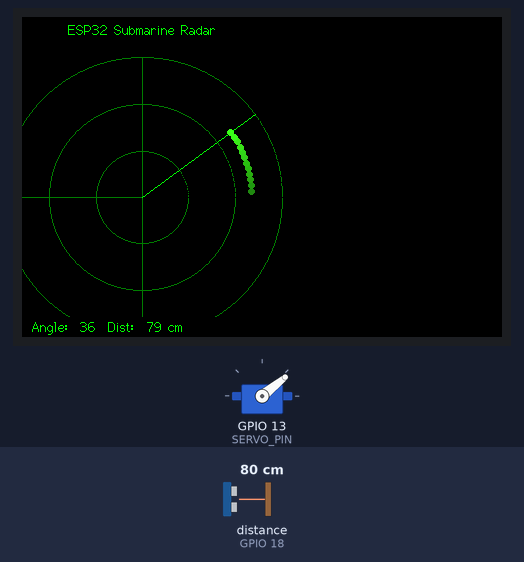
The sketch below on a simulated ESP32. Shown: servo, 480×320 colour display. Wiring (inferred from the names in the program): ultrasonic range finder: trigger GPIO 5; echo GPIO 18. Inputs (shaded band) come from the test bench; at power-on: distance to the obstacle (sensor on GPIO 18) 80 cm. The echo pulse lasts 58.3 µs per cm; what the sketch prints to the serial monitor is not drawn.

Above: at 1.58 s.
1.6 s: distance to the obstacle (sensor on GPIO 18) set to 96 cm
At 3.48 s:
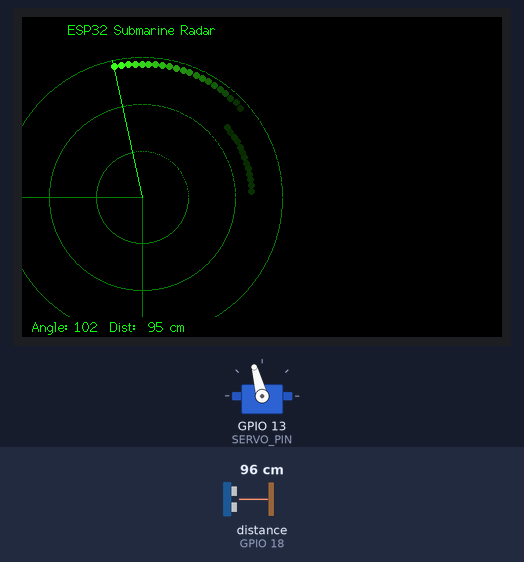
3.6 s: distance to the obstacle (sensor on GPIO 18) set to 103 cm
At 4.0 s:
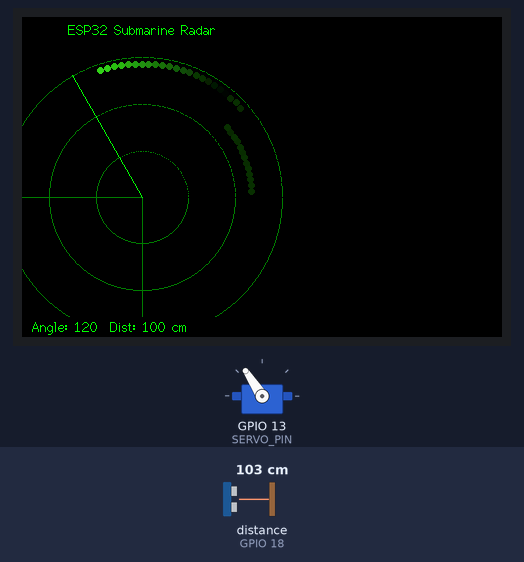
5.7 s: distance to the obstacle (sensor on GPIO 18) set to 9 cm
At 6.89 s:
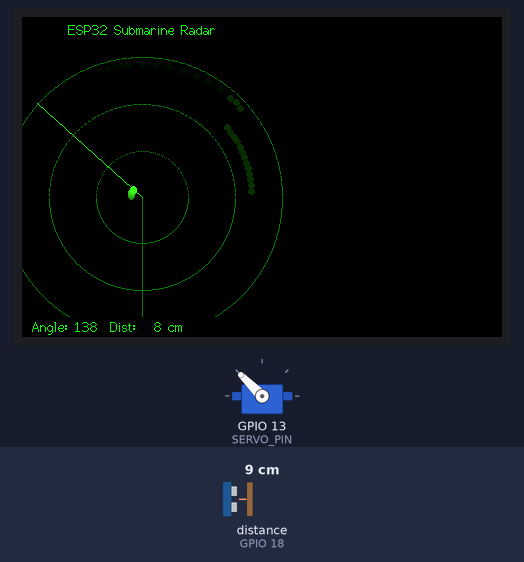
8.1 s: distance to the obstacle (sensor on GPIO 18) set to 60 cm
At 8.28 s:
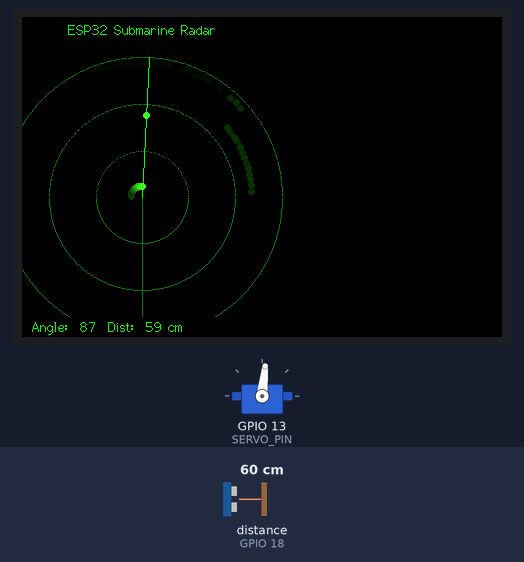
10.2 s: distance to the obstacle (sensor on GPIO 18) set to 183 cm
At 11.44 s:
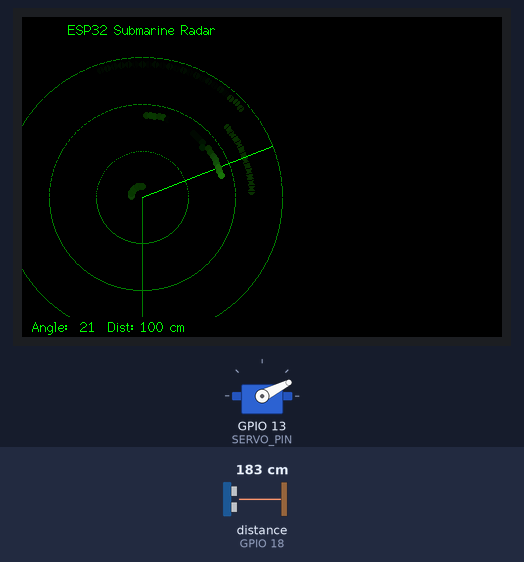
15.1 s: distance to the obstacle (sensor on GPIO 18) set to 35 cm
At 15.42 s:
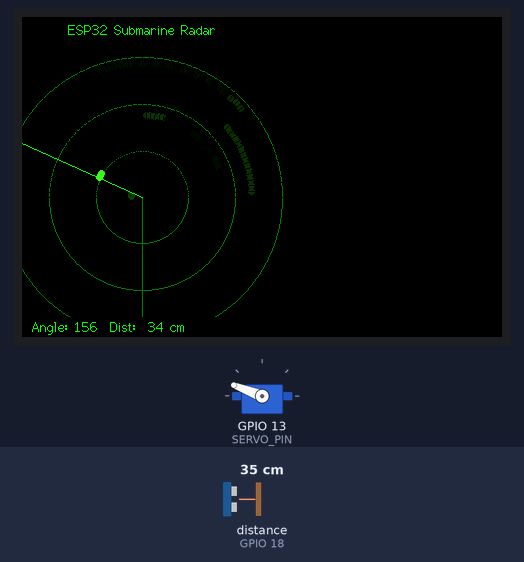
Timing chart, 0 to 18.0 s (numbered marks = the images above; inputs shaded):
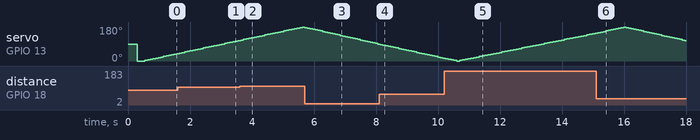

The sketch:

Rader.ino
```cpp
#include <ESP32Servo.h>
#include <TFT_eSPI.h>
#include <SPI.h>

// --- Pins ---
#define TRIG_PIN 5
#define ECHO_PIN 18
#define SERVO_PIN 13

// --- Display setup ---
#define SCREEN_W 240
#define SCREEN_H 320
#define CENTER_X (SCREEN_W / 2)
#define CENTER_Y (SCREEN_H / 2 + 20)
#define MAX_DISTANCE 100
#define RADAR_RADIUS 140

Servo servo;
TFT_eSPI tft = TFT_eSPI();

// Shared data
struct RadarData {
  int angle;
  int distance;
  bool updated;
};
RadarData radarData;
SemaphoreHandle_t dataMutex;

// Blip tracking
struct Blip {
  float angle;
  int distance;
  uint32_t fadeTime;
};
Blip blips[20];
int blipCount = 0;

// --- Task handles ---
TaskHandle_t taskScanHandle;
TaskHandle_t taskDisplayHandle;
TaskHandle_t taskLoggerHandle;

// --- Function declarations ---
long measureDistance();
void drawRadarBase();
void addBlip(float angle, int distance);
void drawBlips();
int mapX(float angleDeg, int dist);
int mapY(float angleDeg, int dist);

// ============================================================
//  Task: Scan (servo + distance measurement)
// ============================================================
void TaskScan(void *pvParameters) {
  int direction = 1;
  int angle = 0;

  while (true) {
    servo.write(angle);               // keep normal rotation
    long distance = measureDistance();

    // Lock and update shared data
    xSemaphoreTake(dataMutex, portMAX_DELAY);
    radarData.angle = angle;
    radarData.distance = distance;
    radarData.updated = true;
    xSemaphoreGive(dataMutex);

    angle += 3 * direction;
    if (angle >= 180 || angle <= 0) direction = -direction;

    vTaskDelay(pdMS_TO_TICKS(80));
  }
}

// ============================================================
//  Task: Display (draw radar sweep + blips)
// ============================================================
void TaskDisplay(void *pvParameters) {
  int lastAngle = 0;

  drawRadarBase();
  tft.setTextColor(TFT_GREEN, TFT_BLACK);
  tft.setTextFont(2);
  tft.drawCentreString("ESP32 Submarine Radar", SCREEN_W / 2, 5, 2);

  while (true) {
    xSemaphoreTake(dataMutex, portMAX_DELAY);
    bool hasUpdate = radarData.updated;
    int rawAngle = radarData.angle;
    int distance = radarData.distance;
    radarData.updated = false;
    xSemaphoreGive(dataMutex);

    if (hasUpdate) {
      // 🔁 invert angle for display only
      int displayAngle = 180 - rawAngle;

      // Erase previous sweep
      int oldX = mapX(180 - lastAngle, RADAR_RADIUS);
      int oldY = mapY(180 - lastAngle, RADAR_RADIUS);
      tft.drawLine(CENTER_X, CENTER_Y, oldX, oldY, TFT_BLACK);

      // Draw new sweep
      int newX = mapX(displayAngle, RADAR_RADIUS);
      int newY = mapY(displayAngle, RADAR_RADIUS);
      tft.drawLine(CENTER_X, CENTER_Y, newX, newY, TFT_GREEN);
      lastAngle = rawAngle;

      // Add and draw blips
      if (distance > 5 && distance < MAX_DISTANCE) {
        addBlip(displayAngle, distance);
      }
      drawBlips();

      // Info text
      tft.fillRect(0, SCREEN_H - 20, SCREEN_W, 20, TFT_BLACK);
      tft.setCursor(10, SCREEN_H - 18);
      tft.printf("Angle: %3d°  Dist: %3d cm", rawAngle, distance);
    }

    vTaskDelay(pdMS_TO_TICKS(50));
  }
}

// ============================================================
//  Task: Logger (print info to Serial)
// ============================================================
void TaskLogger(void *pvParameters) {
  while (true) {
    xSemaphoreTake(dataMutex, portMAX_DELAY);
    int angle = radarData.angle;
    int distance = radarData.distance;
    xSemaphoreGive(dataMutex);

    Serial.printf("Angle: %3d°, Distance: %3d cm\n", angle, distance);
    vTaskDelay(pdMS_TO_TICKS(500));
  }
}

// ============================================================
//  Setup
// ============================================================
void setup() {
  Serial.begin(115200);
  pinMode(TRIG_PIN, OUTPUT);
  pinMode(ECHO_PIN, INPUT);
  servo.attach(SERVO_PIN);

  tft.init();
  tft.setRotation(1);
  tft.fillScreen(TFT_BLACK);

  dataMutex = xSemaphoreCreateMutex();

  // Create tasks pinned to cores
  xTaskCreatePinnedToCore(TaskScan, "Scan", 4096, NULL, 2, &taskScanHandle, 0);
  xTaskCreatePinnedToCore(TaskDisplay, "Display", 8192, NULL, 1, &taskDisplayHandle, 1);
  xTaskCreatePinnedToCore(TaskLogger, "Logger", 2048, NULL, 1, &taskLoggerHandle, 1);
}

void loop() {
  vTaskDelete(NULL);
}

// ============================================================
//  Utility Functions
// ============================================================
long measureDistance() {
  digitalWrite(TRIG_PIN, LOW);
  delayMicroseconds(2);
  digitalWrite(TRIG_PIN, HIGH);
  delayMicroseconds(10);
  digitalWrite(TRIG_PIN, LOW);
  long duration = pulseIn(ECHO_PIN, HIGH, 30000);
  long distance = duration * 0.034 / 2;
  if (distance > MAX_DISTANCE) distance = MAX_DISTANCE;
  return distance;
}

void drawRadarBase() {
  tft.fillScreen(TFT_BLACK);
  tft.drawCircle(CENTER_X, CENTER_Y, RADAR_RADIUS, TFT_DARKGREEN);
  tft.drawCircle(CENTER_X, CENTER_Y, RADAR_RADIUS * 2 / 3, TFT_DARKGREEN);
  tft.drawCircle(CENTER_X, CENTER_Y, RADAR_RADIUS / 3, TFT_DARKGREEN);
  tft.drawLine(CENTER_X - RADAR_RADIUS, CENTER_Y, CENTER_X + RADAR_RADIUS, CENTER_Y, TFT_DARKGREEN);
  tft.drawLine(CENTER_X, CENTER_Y - RADAR_RADIUS, CENTER_X, CENTER_Y + RADAR_RADIUS, TFT_DARKGREEN);
}

int mapX(float angleDeg, int dist) {
  float rad = radians(angleDeg);
  return CENTER_X - dist * cos(rad);
}
int mapY(float angleDeg, int dist) {
  float rad = radians(angleDeg);
  return CENTER_Y - dist * sin(rad);
}

void addBlip(float angle, int distance) {
  if (blipCount < 20) {
    blips[blipCount++] = {angle, distance, millis()};
  } else {
    for (int i = 1; i < 20; i++) blips[i - 1] = blips[i];
    blips[19] = {angle, distance, millis()};
  }
}

void drawBlips() {
  uint32_t now = millis();
  for (int i = 0; i < blipCount; i++) {
    uint32_t age = now - blips[i].fadeTime;
    if (age > 2000) continue;
    int alpha = map(age, 0, 2000, 255, 0);
    uint16_t color = tft.color565(alpha / 4, alpha, alpha / 8);
    int distPix = map(blips[i].distance, 0, MAX_DISTANCE, 0, RADAR_RADIUS);
    int bx = mapX(blips[i].angle, distPix);
    int by = mapY(blips[i].angle, distPix);
    tft.fillCircle(bx, by, 3, color);
  }
}
```

Measured:
- the behaviour switches between 100 and 101 cm on distance to the obstacle (sensor on GPIO 18) (found by bisection; images 1 and 2)
- after the input at 3.6 s, the display: first changes after 0.15 s (image 2 shows a later state)
